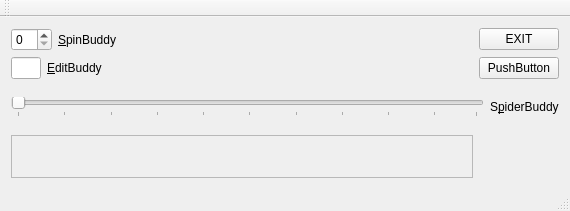
<?xml version="1.0" encoding="UTF-8"?>
<ui version="4.0">
 <class>MainWindow</class>
 <widget class="QMainWindow" name="MainWindow">
  <property name="geometry">
   <rect>
    <x>0</x>
    <y>0</y>
    <width>570</width>
    <height>211</height>
   </rect>
  </property>
  <property name="windowTitle">
   <string>Мое главное окно</string>
  </property>
  <property name="windowIcon">
   <iconset resource="myimages.qrc">
    <normaloff>:/Images_lab4/Images_lab4/icon2.ico</normaloff>:/Images_lab4/Images_lab4/icon2.ico</iconset>
  </property>
  <widget class="QWidget" name="centralWidget">
   <layout class="QGridLayout" name="gridLayout">
    <item row="0" column="0">
     <layout class="QHBoxLayout" name="horizontalLayout">
      <item>
       <widget class="QSpinBox" name="spinBox">
        <property name="sizePolicy">
         <sizepolicy hsizetype="Maximum" vsizetype="Fixed">
          <horstretch>0</horstretch>
          <verstretch>0</verstretch>
         </sizepolicy>
        </property>
       </widget>
      </item>
      <item>
       <widget class="QLabel" name="label">
        <property name="text">
         <string>&amp;SpinBuddy</string>
        </property>
        <property name="buddy">
         <cstring>spinBox</cstring>
        </property>
       </widget>
      </item>
     </layout>
    </item>
    <item row="1" column="0">
     <layout class="QHBoxLayout" name="horizontalLayout_2">
      <item>
       <widget class="QLineEdit" name="lineEdit">
        <property name="sizePolicy">
         <sizepolicy hsizetype="Maximum" vsizetype="Fixed">
          <horstretch>0</horstretch>
          <verstretch>0</verstretch>
         </sizepolicy>
        </property>
        <property name="maximumSize">
         <size>
          <width>30</width>
          <height>40</height>
         </size>
        </property>
        <property name="inputMask">
         <string>[09]</string>
        </property>
        <property name="text">
         <string/>
        </property>
        <property name="maxLength">
         <number>2</number>
        </property>
       </widget>
      </item>
      <item>
       <widget class="QLabel" name="label_2">
        <property name="enabled">
         <bool>true</bool>
        </property>
        <property name="text">
         <string>&amp;EditBuddy</string>
        </property>
        <property name="buddy">
         <cstring>lineEdit</cstring>
        </property>
       </widget>
      </item>
     </layout>
    </item>
    <item row="2" column="0" colspan="2">
     <layout class="QHBoxLayout" name="horizontalLayout_3">
      <item>
       <widget class="QSlider" name="horizontalSlider">
        <property name="sizePolicy">
         <sizepolicy hsizetype="Expanding" vsizetype="Fixed">
          <horstretch>0</horstretch>
          <verstretch>0</verstretch>
         </sizepolicy>
        </property>
        <property name="toolTip">
         <string/>
        </property>
        <property name="statusTip">
         <string/>
        </property>
        <property name="orientation">
         <enum>Qt::Horizontal</enum>
        </property>
        <property name="tickPosition">
         <enum>QSlider::TicksBelow</enum>
        </property>
        <property name="tickInterval">
         <number>10</number>
        </property>
       </widget>
      </item>
      <item>
       <widget class="QLabel" name="label_3">
        <property name="text">
         <string>S&amp;piderBuddy</string>
        </property>
        <property name="buddy">
         <cstring>horizontalSlider</cstring>
        </property>
       </widget>
      </item>
     </layout>
    </item>
    <item row="1" column="1">
     <widget class="QPushButton" name="pushButton">
      <property name="sizePolicy">
       <sizepolicy hsizetype="Maximum" vsizetype="Fixed">
        <horstretch>0</horstretch>
        <verstretch>0</verstretch>
       </sizepolicy>
      </property>
      <property name="text">
       <string>PushButton</string>
      </property>
     </widget>
    </item>
    <item row="0" column="1">
     <widget class="QPushButton" name="pushButton_2">
      <property name="text">
       <string>EXIT</string>
      </property>
      <property name="icon">
       <iconset resource="myimages.qrc">
        <normaloff>:/Images_lab4/Images_lab4/icon1.ico</normaloff>:/Images_lab4/Images_lab4/icon1.ico</iconset>
      </property>
      <property name="iconSize">
       <size>
        <width>32</width>
        <height>32</height>
       </size>
      </property>
      <property name="checkable">
       <bool>false</bool>
      </property>
      <property name="checked">
       <bool>false</bool>
      </property>
      <property name="autoDefault">
       <bool>false</bool>
      </property>
     </widget>
    </item>
    <item row="3" column="0">
     <widget class="MyPicture" name="frame">
      <property name="frameShape">
       <enum>QFrame::StyledPanel</enum>
      </property>
      <property name="frameShadow">
       <enum>QFrame::Raised</enum>
      </property>
     </widget>
    </item>
   </layout>
  </widget>
  <widget class="QToolBar" name="mainToolBar">
   <attribute name="toolBarArea">
    <enum>TopToolBarArea</enum>
   </attribute>
   <attribute name="toolBarBreak">
    <bool>false</bool>
   </attribute>
  </widget>
  <widget class="QStatusBar" name="statusBar"/>
  <widget class="QMenuBar" name="menuBar">
   <property name="geometry">
    <rect>
     <x>0</x>
     <y>0</y>
     <width>570</width>
     <height>21</height>
    </rect>
   </property>
  </widget>
 </widget>
 <layoutdefault spacing="6" margin="11"/>
 <customwidgets>
  <customwidget>
   <class>MyPicture</class>
   <extends>QFrame</extends>
   <header>mypicture.h</header>
   <container>1</container>
  </customwidget>
 </customwidgets>
 <resources>
  <include location="myimages.qrc"/>
 </resources>
 <connections>
  <connection>
   <sender>spinBox</sender>
   <signal>valueChanged(int)</signal>
   <receiver>horizontalSlider</receiver>
   <slot>setValue(int)</slot>
   <hints>
    <hint type="sourcelabel">
     <x>22</x>
     <y>57</y>
    </hint>
    <hint type="destinationlabel">
     <x>49</x>
     <y>175</y>
    </hint>
   </hints>
  </connection>
  <connection>
   <sender>lineEdit</sender>
   <signal>textChanged(QString)</signal>
   <receiver>MainWindow</receiver>
   <slot>slotEditChanged(QString)</slot>
   <hints>
    <hint type="sourcelabel">
     <x>39</x>
     <y>92</y>
    </hint>
    <hint type="destinationlabel">
     <x>251</x>
     <y>65</y>
    </hint>
   </hints>
  </connection>
  <connection>
   <sender>spinBox</sender>
   <signal>valueChanged(int)</signal>
   <receiver>horizontalSlider</receiver>
   <slot>setValue(int)</slot>
   <hints>
    <hint type="sourcelabel">
     <x>21</x>
     <y>56</y>
    </hint>
    <hint type="destinationlabel">
     <x>103</x>
     <y>161</y>
    </hint>
   </hints>
  </connection>
  <connection>
   <sender>pushButton_2</sender>
   <signal>clicked()</signal>
   <receiver>MainWindow</receiver>
   <slot>close()</slot>
   <hints>
    <hint type="sourcelabel">
     <x>433</x>
     <y>52</y>
    </hint>
    <hint type="destinationlabel">
     <x>-2</x>
     <y>254</y>
    </hint>
   </hints>
  </connection>
  <connection>
   <sender>spinBox</sender>
   <signal>valueChanged(int)</signal>
   <receiver>lineEdit</receiver>
   <slot>selectAll()</slot>
   <hints>
    <hint type="sourcelabel">
     <x>30</x>
     <y>58</y>
    </hint>
    <hint type="destinationlabel">
     <x>25</x>
     <y>100</y>
    </hint>
   </hints>
  </connection>
  <connection>
   <sender>spinBox</sender>
   <signal>valueChanged(int)</signal>
   <receiver>lineEdit</receiver>
   <slot>copy()</slot>
   <hints>
    <hint type="sourcelabel">
     <x>26</x>
     <y>53</y>
    </hint>
    <hint type="destinationlabel">
     <x>23</x>
     <y>90</y>
    </hint>
   </hints>
  </connection>
  <connection>
   <sender>lineEdit</sender>
   <signal>cursorPositionChanged(int,int)</signal>
   <receiver>spinBox</receiver>
   <slot>setValue(int)</slot>
   <hints>
    <hint type="sourcelabel">
     <x>21</x>
     <y>96</y>
    </hint>
    <hint type="destinationlabel">
     <x>21</x>
     <y>57</y>
    </hint>
   </hints>
  </connection>
  <connection>
   <sender>lineEdit</sender>
   <signal>textChanged(QString)</signal>
   <receiver>MainWindow</receiver>
   <slot>slotEditChanged(QString)</slot>
   <hints>
    <hint type="sourcelabel">
     <x>37</x>
     <y>97</y>
    </hint>
    <hint type="destinationlabel">
     <x>-2</x>
     <y>-1</y>
    </hint>
   </hints>
  </connection>
  <connection>
   <sender>spinBox</sender>
   <signal>valueChanged(QString)</signal>
   <receiver>lineEdit</receiver>
   <slot>setText(QString)</slot>
   <hints>
    <hint type="sourcelabel">
     <x>24</x>
     <y>53</y>
    </hint>
    <hint type="destinationlabel">
     <x>33</x>
     <y>92</y>
    </hint>
   </hints>
  </connection>
  <connection>
   <sender>horizontalSlider</sender>
   <signal>valueChanged(int)</signal>
   <receiver>lineEdit</receiver>
   <slot>copy()</slot>
   <hints>
    <hint type="sourcelabel">
     <x>85</x>
     <y>165</y>
    </hint>
    <hint type="destinationlabel">
     <x>27</x>
     <y>102</y>
    </hint>
   </hints>
  </connection>
  <connection>
   <sender>lineEdit</sender>
   <signal>cursorPositionChanged(int,int)</signal>
   <receiver>spinBox</receiver>
   <slot>setValue(int)</slot>
   <hints>
    <hint type="sourcelabel">
     <x>20</x>
     <y>91</y>
    </hint>
    <hint type="destinationlabel">
     <x>22</x>
     <y>59</y>
    </hint>
   </hints>
  </connection>
 </connections>
 <slots>
  <slot>slotEditChanged(QString)</slot>
 </slots>
</ui>
